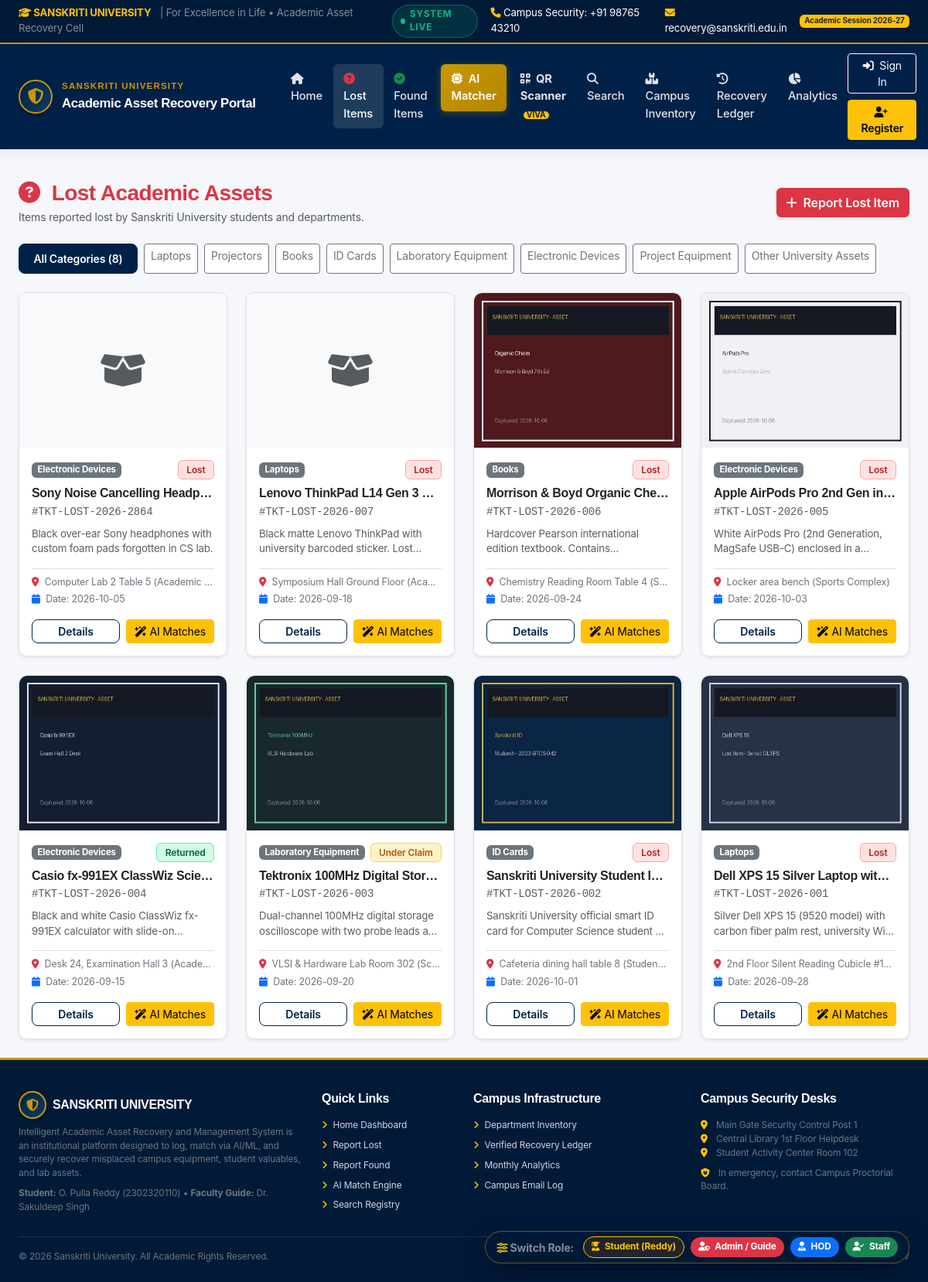
Before: /items/lost with the older database file.
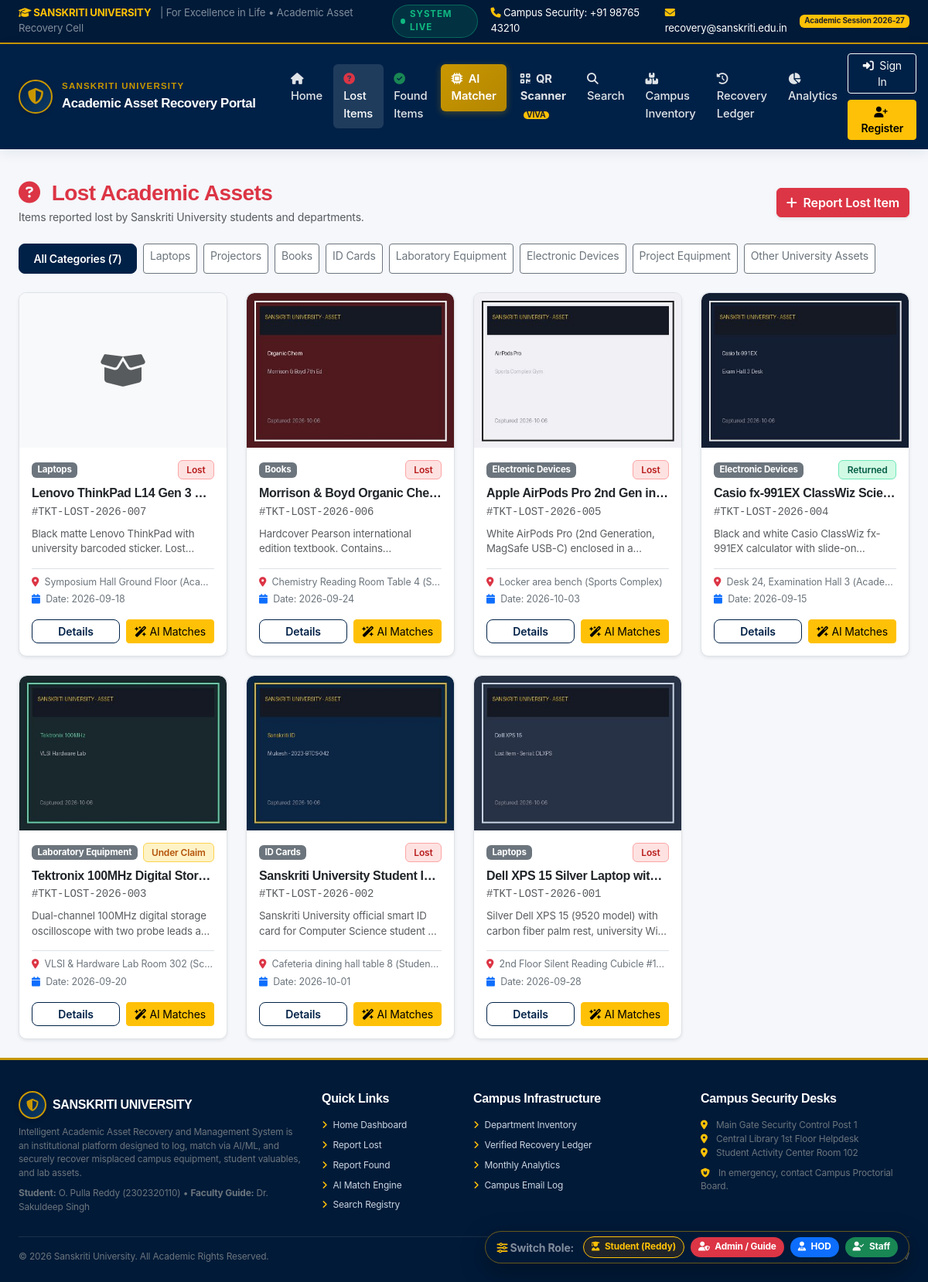
After: the same page with the newer database file.
### tables this page shows
CREATE TABLE items (
        id INTEGER PRIMARY KEY AUTOINCREMENT,
        ticket_number TEXT UNIQUE NOT NULL,
        type TEXT NOT NULL, -- 'lost' or 'found'
        title TEXT NOT NULL,
        category TEXT NOT NULL,
        description TEXT NOT NULL,
        department TEXT NOT NULL,
        location TEXT NOT NULL,
        building_zone TEXT NOT NULL,
        date_event TEXT NOT NULL,
        time_event TEXT,
        image_path TEXT,
        user_id INTEGER,
        reporter_name TEXT,
        reporter_contact TEXT,
        is_anonymous INTEGER DEFAULT 0,
        status TEXT NOT NULL DEFAULT 'Lost', -- 'Lost', 'Found', 'Under Claim', 'Verified', 'Returned', 'Closed'
        serial_number_hint TEXT,
        identifying_marks TEXT,
        storage_location TEXT,
        escalated INTEGER DEFAULT 0,
        escalation_reason TEXT,
        escalated_at TIMESTAMP,
        created_at TIMESTAMP DEFAULT CURRENT_TIMESTAMP,
        updated_at TIMESTAMP DEFAULT CURRENT_TIMESTAMP,
        FOREIGN KEY (user_id) REFERENCES users (id) ON DELETE SET NULL
    );

### app.py (the view)
@app.route('/items/lost')
def list_lost():
    category = request.args.get('category')
    if category:
        items = database.query_db("SELECT * FROM items WHERE type='lost' AND category = ? ORDER BY id DESC", (category,))
    else:
        items = database.query_db("SELECT * FROM items WHERE type='lost' ORDER BY id DESC")
    return render_template(
        'assets/list.html',
        items=items,
        item_type='lost',
        page_title='Lost Academic Assets',
        page_description='Items reported lost by Sanskriti University students and departments.',
        selected_category=category
    )

### templates/assets/list.html (shortened to what this page needs)
{% extends 'base.html' %}
{% block content %}
<div class="container-fluid px-4">
    <div class="d-flex flex-column flex-md-row justify-content-between align-items-md-center mb-4 gap-3">
        <div>
            <h3 class="fw-bold mb-1 {% if item_type == 'lost' %}text-danger{% else %}text-success{% endif %}">
                <i class="fa-solid {% if item_type == 'lost' %}fa-circle-question{% else %}fa-circle-check{% endif %} me-2"></i>
                {{ page_title }}
            </h3>
            <p class="text-muted small mb-0">{{ page_description }}</p>
        </div>
        <div>
            {% if item_type == 'lost' %}
                <a href="{{ url_for('report_lost') }}" class="btn btn-danger shadow-sm fw-semibold">
                    <i class="fa-solid fa-plus me-1"></i> Report Lost Item
                </a>
            {% else %}
                <a href="{{ url_for('report_found') }}" class="btn btn-success shadow-sm fw-semibold">
                    <i class="fa-solid fa-plus me-1"></i> Report Found Item
                </a>
            {% endif %}
        </div>
    </div>
    <div class="d-flex flex-wrap gap-2 mb-4">
        <a href="{{ url_for(request.endpoint) }}" class="btn btn-sm {% if not selected_category %}btn-su-primary{% else %}btn-outline-secondary bg-white{% endif %}">
            All Categories ({{ items|length }})
        </a>
        {% for cat in ['Laptops', 'Projectors', 'Books', 'ID Cards', 'Laboratory Equipment', 'Electronic Devices', 'Project Equipment', 'Other University Assets'] %}
            <a href="{{ url_for(request.endpoint, category=cat) }}" class="btn btn-sm {% if selected_category == cat %}btn-su-primary{% else %}btn-outline-secondary bg-white{% endif %}">
                {{ cat }}
            </a>
        {% endfor %}
    </div>
    <div class="row g-4">
        {% for item in items %}
        <div class="col-xl-3 col-lg-4 col-md-6">
            <div class="card h-100 border shadow-sm">
                {% if item.image_path %}
                    <img src="{{ url_for('static', filename='uploads/' + item.image_path) }}" class="item-thumb-lg" alt="{{ item.title }}">
                {% else %}
                    <div class="item-thumb-lg d-flex align-items-center justify-content-center text-muted bg-light">
                        <i class="fa-solid {% if item.type == 'lost' %}fa-box-open{% else %}fa-box-archive{% endif %} fa-3x"></i>
                    </div>
                {% endif %}
                <div class="card-body p-3 d-flex flex-column">
                    <div class="d-flex justify-content-between align-items-center mb-2">
                        <span class="badge bg-secondary" style="font-size: 0.72rem;">{{ item.category }}</span>
                        <span class="badge {% if item.status == 'Lost' %}badge-lost{% elif item.status == 'Found' %}badge-found{% elif item.status == 'Returned' %}badge-returned{% else %}badge-under-claim{% endif %}">
                            {{ item.status }}
                        </span>
                    </div>
                    <h6 class="card-title fw-bold text-dark text-truncate mb-1" title="{{ item.title }}">{{ item.title }}</h6>
                    <span class="text-muted font-monospace small mb-2">#{{ item.ticket_number }}</span>
                    <p class="small text-muted mb-3" style="display:-webkit-box; -webkit-line-clamp:2; -webkit-box-orient:vertical; overflow:hidden; font-size:0.83rem; height: 38px;">
                        {{ item.description }}
                    </p>
                    <div class="small text-secondary mb-3 border-top pt-2" style="font-size: 0.78rem;">
                        <div class="text-truncate mb-1"><i class="fa-solid fa-location-dot text-danger me-1"></i> {{ item.location }} ({{ item.building_zone }})</div>
                        <div><i class="fa-solid fa-calendar me-1 text-primary"></i> Date: {{ item.date_event }}</div>
                    </div>
                    <div class="d-flex gap-2 mt-auto">
                        <a href="{{ url_for('item_detail', item_id=item.id) }}" class="btn btn-sm btn-su-outline w-100">Details</a>
                        {% if item.type == 'lost' %}
                            <a href="{{ url_for('item_matches_view', item_id=item.id) }}" class="btn btn-sm btn-warning w-100" title="Check AI Matches">
                                <i class="fa-solid fa-wand-magic-sparkles"></i> AI Matches
                            </a>
                        {% elif item.status == 'Found' %}
                            <a href="{{ url_for('submit_claim', item_id=item.id) }}" class="btn btn-sm btn-su-primary w-100">Claim</a>
                        {% endif %}
                    </div>
                </div>
            </div>
        </div>
        {% endfor %}
    </div>
</div>
{% endblock %}

Changed rows visible on the page:
removed items: category "Electronic Devices", status "Lost", title "Sony Noise Cancelling Headp…", ticket_number "TKT-LOST-2026-2864", description "Black over-ear Sony headphones with custom foam pads forgotten in CS lab.", location "Computer Lab 2 Table 5", building_zone "Academic…", date_event "2026-10-05"
Other visible differences:
{{ items|length }}: "8" → "7"
